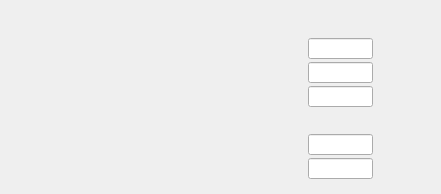
<?xml version="1.0" encoding="UTF-8"?>
<ui version="4.0">
 <class>WriteRam</class>
 <widget class="QDialog" name="WriteRam">
  <property name="geometry">
   <rect>
    <x>0</x>
    <y>0</y>
    <width>441</width>
    <height>194</height>
   </rect>
  </property>
  <property name="windowTitle">
   <string>Dialog</string>
  </property>
  <widget class="QELabel" name="qelabel_84">
   <property name="geometry">
    <rect>
     <x>217</x>
     <y>138</y>
     <width>85</width>
     <height>16</height>
    </rect>
   </property>
   <property name="alignment">
    <set>Qt::AlignRight|Qt::AlignTrailing|Qt::AlignVCenter</set>
   </property>
   <property name="variable" stdset="0">
    <string>$(P):LI:$(M)-$(N):RWR:EACC.DESC</string>
   </property>
   <property name="variableSubstitutions" stdset="0">
    <string>P=CHA,M=2531-1,N=2</string>
   </property>
   <property name="displayAlarmState">
    <bool>false</bool>
   </property>
  </widget>
  <widget class="QELineEdit" name="qelineedit_17">
   <property name="geometry">
    <rect>
     <x>308</x>
     <y>134</y>
     <width>65</width>
     <height>21</height>
    </rect>
   </property>
   <property name="variable" stdset="0">
    <string>$(P):LO:$(M)-$(N):RWR:EACC</string>
   </property>
   <property name="variableSubstitutions" stdset="0">
    <string>P=CHA,M=2531-1,N=2</string>
   </property>
   <property name="displayAlarmState">
    <bool>false</bool>
   </property>
  </widget>
  <widget class="QELabel" name="qelabel_82">
   <property name="geometry">
    <rect>
     <x>217</x>
     <y>90</y>
     <width>85</width>
     <height>16</height>
    </rect>
   </property>
   <property name="alignment">
    <set>Qt::AlignRight|Qt::AlignTrailing|Qt::AlignVCenter</set>
   </property>
   <property name="variable" stdset="0">
    <string>$(P):LI:$(M)-$(N):RWR:MAXA.DESC</string>
   </property>
   <property name="variableSubstitutions" stdset="0">
    <string>P=CHA,M=2531-1,N=2</string>
   </property>
   <property name="displayAlarmState">
    <bool>false</bool>
   </property>
  </widget>
  <widget class="QELabel" name="qelabel_83">
   <property name="geometry">
    <rect>
     <x>376</x>
     <y>90</y>
     <width>57</width>
     <height>16</height>
    </rect>
   </property>
   <property name="variable" stdset="0">
    <string>$(P):LI:$(M)-$(N):RWR:MAXA</string>
   </property>
   <property name="variableSubstitutions" stdset="0">
    <string>P=CHA,M=2531-1,N=2</string>
   </property>
   <property name="displayAlarmState">
    <bool>false</bool>
   </property>
  </widget>
  <widget class="QELabel" name="qelabel_80">
   <property name="geometry">
    <rect>
     <x>217</x>
     <y>66</y>
     <width>85</width>
     <height>16</height>
    </rect>
   </property>
   <property name="alignment">
    <set>Qt::AlignRight|Qt::AlignTrailing|Qt::AlignVCenter</set>
   </property>
   <property name="variable" stdset="0">
    <string>$(P):LI:$(M)-$(N):RWR:MAXV.DESC</string>
   </property>
   <property name="variableSubstitutions" stdset="0">
    <string>P=CHA,M=2531-1,N=2</string>
   </property>
   <property name="displayAlarmState">
    <bool>false</bool>
   </property>
  </widget>
  <widget class="QELabel" name="qelabel_87">
   <property name="geometry">
    <rect>
     <x>376</x>
     <y>162</y>
     <width>57</width>
     <height>16</height>
    </rect>
   </property>
   <property name="variable" stdset="0">
    <string>$(P):LI:$(M)-$(N):RWR:MAXD</string>
   </property>
   <property name="variableSubstitutions" stdset="0">
    <string>P=CHA,M=2531-1,N=2</string>
   </property>
   <property name="displayAlarmState">
    <bool>false</bool>
   </property>
  </widget>
  <widget class="QELineEdit" name="qelineedit_19">
   <property name="geometry">
    <rect>
     <x>308</x>
     <y>158</y>
     <width>65</width>
     <height>21</height>
    </rect>
   </property>
   <property name="variable" stdset="0">
    <string>$(P):LO:$(M)-$(N):RWR:MAXD</string>
   </property>
   <property name="variableSubstitutions" stdset="0">
    <string>P=CHA,M=2531-1,N=2</string>
   </property>
   <property name="displayAlarmState">
    <bool>false</bool>
   </property>
  </widget>
  <widget class="QELabel" name="qelabel_76">
   <property name="geometry">
    <rect>
     <x>376</x>
     <y>42</y>
     <width>57</width>
     <height>16</height>
    </rect>
   </property>
   <property name="variable" stdset="0">
    <string>$(P):LI:$(M)-$(N):RWR:MINV</string>
   </property>
   <property name="variableSubstitutions" stdset="0">
    <string>P=CHA,M=2531-1,N=2</string>
   </property>
   <property name="displayAlarmState">
    <bool>false</bool>
   </property>
  </widget>
  <widget class="QELabel" name="qelabel_79">
   <property name="geometry">
    <rect>
     <x>217</x>
     <y>42</y>
     <width>85</width>
     <height>16</height>
    </rect>
   </property>
   <property name="alignment">
    <set>Qt::AlignRight|Qt::AlignTrailing|Qt::AlignVCenter</set>
   </property>
   <property name="variable" stdset="0">
    <string>$(P):LI:$(M)-$(N):RWR:MINV.DESC</string>
   </property>
   <property name="variableSubstitutions" stdset="0">
    <string>P=CHA,M=2531-1,N=2</string>
   </property>
   <property name="displayAlarmState">
    <bool>false</bool>
   </property>
  </widget>
  <widget class="QELabel" name="qelabel_86">
   <property name="geometry">
    <rect>
     <x>376</x>
     <y>138</y>
     <width>57</width>
     <height>16</height>
    </rect>
   </property>
   <property name="variable" stdset="0">
    <string>$(P):LI:$(M)-$(N):RWR:EACC</string>
   </property>
   <property name="variableSubstitutions" stdset="0">
    <string>P=CHA,M=2531-1,N=2</string>
   </property>
   <property name="displayAlarmState">
    <bool>false</bool>
   </property>
  </widget>
  <widget class="QELineEdit" name="qelineedit_14">
   <property name="geometry">
    <rect>
     <x>308</x>
     <y>38</y>
     <width>65</width>
     <height>21</height>
    </rect>
   </property>
   <property name="variable" stdset="0">
    <string>$(P):LO:$(M)-$(N):RWR:MINV</string>
   </property>
   <property name="variableSubstitutions" stdset="0">
    <string>P=CHA,M=2531-1,N=2</string>
   </property>
   <property name="displayAlarmState">
    <bool>false</bool>
   </property>
  </widget>
  <widget class="QELineEdit" name="qelineedit_15">
   <property name="geometry">
    <rect>
     <x>308</x>
     <y>62</y>
     <width>65</width>
     <height>21</height>
    </rect>
   </property>
   <property name="variable" stdset="0">
    <string>$(P):LO:$(M)-$(N):RWR:MAXV</string>
   </property>
   <property name="variableSubstitutions" stdset="0">
    <string>P=CHA,M=2531-1,N=2</string>
   </property>
   <property name="displayAlarmState">
    <bool>false</bool>
   </property>
  </widget>
  <widget class="QELabel" name="qelabel_88">
   <property name="geometry">
    <rect>
     <x>217</x>
     <y>162</y>
     <width>85</width>
     <height>16</height>
    </rect>
   </property>
   <property name="alignment">
    <set>Qt::AlignRight|Qt::AlignTrailing|Qt::AlignVCenter</set>
   </property>
   <property name="variable" stdset="0">
    <string>$(P):LI:$(M)-$(N):RWR:MAXD.DESC</string>
   </property>
   <property name="variableSubstitutions" stdset="0">
    <string>P=CHA,M=2531-1,N=2</string>
   </property>
   <property name="displayAlarmState">
    <bool>false</bool>
   </property>
  </widget>
  <widget class="QELabel" name="qelabel_81">
   <property name="geometry">
    <rect>
     <x>376</x>
     <y>66</y>
     <width>57</width>
     <height>16</height>
    </rect>
   </property>
   <property name="variable" stdset="0">
    <string>$(P):LI:$(M)-$(N):RWR:MAXV</string>
   </property>
   <property name="variableSubstitutions" stdset="0">
    <string>P=CHA,M=2531-1,N=2</string>
   </property>
   <property name="displayAlarmState">
    <bool>false</bool>
   </property>
  </widget>
  <widget class="QELineEdit" name="qelineedit_16">
   <property name="geometry">
    <rect>
     <x>308</x>
     <y>86</y>
     <width>65</width>
     <height>21</height>
    </rect>
   </property>
   <property name="variable" stdset="0">
    <string>$(P):LO:$(M)-$(N):RWR:MAXA</string>
   </property>
   <property name="variableSubstitutions" stdset="0">
    <string>P=CHA,M=2531-1,N=2</string>
   </property>
   <property name="displayAlarmState">
    <bool>false</bool>
   </property>
  </widget>
  <widget class="QELabel" name="qelabel">
   <property name="geometry">
    <rect>
     <x>22</x>
     <y>8</y>
     <width>81</width>
     <height>16</height>
    </rect>
   </property>
   <property name="font">
    <font>
     <pointsize>12</pointsize>
    </font>
   </property>
   <property name="variable" stdset="0">
    <string>$(P):LI:$(M)-$(N):DATA.DESC</string>
   </property>
   <property name="variableSubstitutions" stdset="0">
    <string>P=CHA,M=2531-1,N=2</string>
   </property>
   <property name="displayAlarmState">
    <bool>false</bool>
   </property>
  </widget>
 </widget>
 <customwidgets>
  <customwidget>
   <class>QELabel</class>
   <extends>QLabel</extends>
   <header>QELabel.h</header>
  </customwidget>
  <customwidget>
   <class>QELineEdit</class>
   <extends>QLineEdit</extends>
   <header>QELineEdit.h</header>
  </customwidget>
 </customwidgets>
 <resources/>
 <connections/>
</ui>
